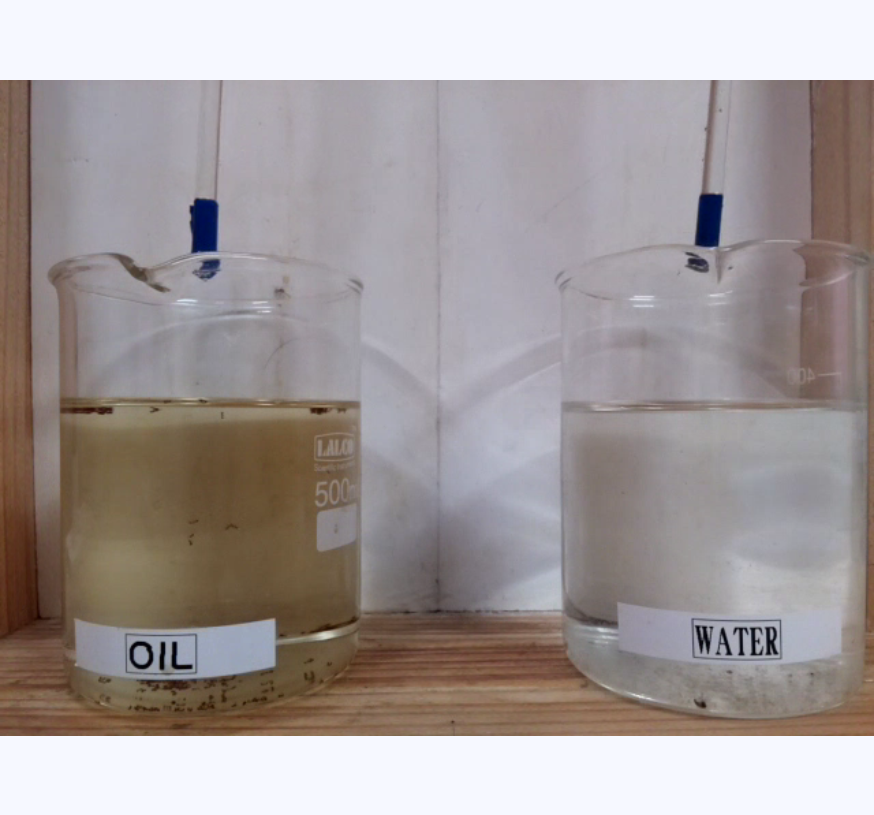
#> input picture moving_down_lab/screenshot_0.png, 874 x 815 px
$ python apparatus_level.py
#> lines starting #> are read from the running program, lines starting #| are printed output that depends on the picture; after the words box and inside, x2 and y2 are one past the last pixel; in counts of white or black regions, pixels touching at a corner belong together
import cv2
import os
import numpy as np

def get_liquid_levels(image_path):

#> called with image_path = 'moving_down_lab/screenshot_0.png'
    rectangles = [
        (45, 252, 316, 463),  # Rectangle for beaker 1
        (553, 249, 323, 472)  # Rectangle for beaker 2
    ]


    screenshot = cv2.imread(image_path)
#> screenshot is the input picture: shape (815, 874, 3); mean B, G, R 154.8, 155.1, 163

    liquid_levels = {}


    for idx, rect in enumerate(rectangles):
        x, y, w, h = rect

        roi = screenshot[y:y+h, x:x+w]

        # Convert the ROI to grayscale
        gray_roi = cv2.cvtColor(roi, cv2.COLOR_BGR2GRAY)

        edges = cv2.Canny(gray_roi, threshold1=30, threshold2=150)

        lines = cv2.HoughLinesP(edges, 1, np.pi / 180, threshold=30, minLineLength=20, maxLineGap=7)

        liquid_level = None
        if lines is not None:
            for line in lines:
                x1, y1, x2, y2 = line[0]
                if y1 > (h // 2) and y2 > (h // 2):
                    liquid_level = y1
                    break
        if liquid_level is not None:
            liquid_level_percentage = ((h - (liquid_level - y)) / h) * 100
            liquid_levels[f"Beaker {idx + 1}"] = liquid_level_percentage
#> this loop made 2 passes
#> pass 1, in get_liquid_levels, `roi = screenshot[y:y+h, x:x+w]`:
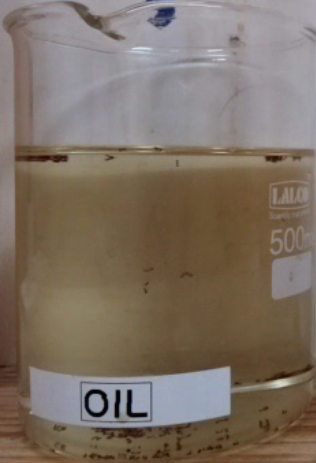
#> roi: shape (463, 316, 3); mean B, G, R 100.5, 112.8, 125.9
#> pass 1, in get_liquid_levels, `gray_roi = cv2.cvtColor(roi, cv2.COLOR_BGR2GRAY)`:
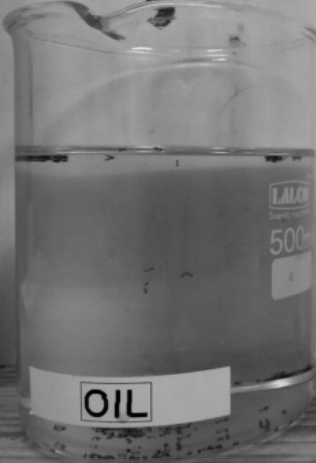
#> gray_roi: shape (463, 316); min 0, max 224, mean 115.3
#> pass 1, in get_liquid_levels, `edges = cv2.Canny(gray_roi, threshold1=30, threshold2=150)`:
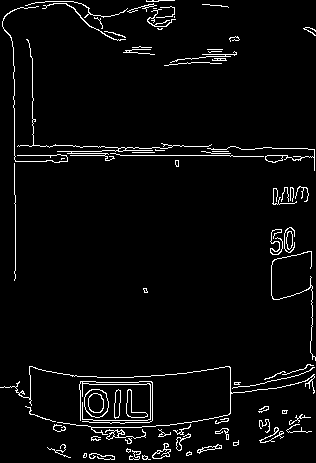
#> edges: shape (463, 316); 3.9% white in thin lines or dots
#> pass 2, in get_liquid_levels, `roi = screenshot[y:y+h, x:x+w]`:
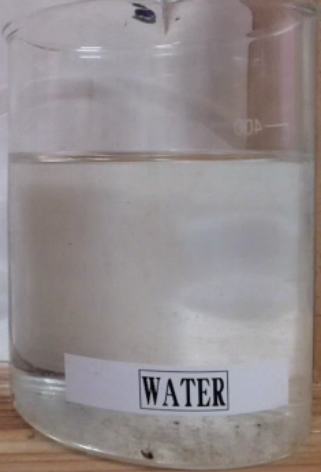
#> roi: shape (472, 321, 3); mean B, G, R 141.5, 140.4, 147.6
#> after the loop:
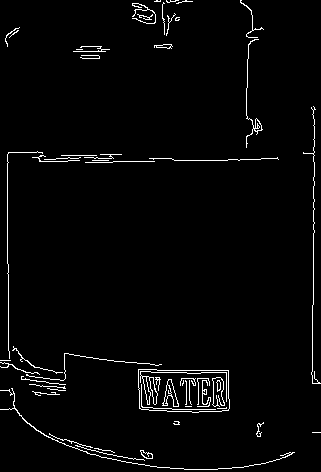
#> edges: shape (472, 321); 2.6% white in thin lines or dots
#> after the loop:
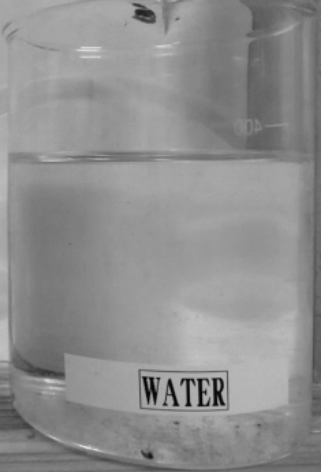
#> gray_roi: shape (472, 321); min 1, max 226, mean 142.7
#> after the loop, liquid_levels = {'Beaker 1': 71.92, 'Beaker 2': 73.94}

    return liquid_levels


screenshot_path = 'moving_down_lab/screenshot_0.png'
liquid_levels = get_liquid_levels(screenshot_path)
#> liquid_levels = {'Beaker 1': 71.92, 'Beaker 2': 73.94}
# print(liquid_levels)

$ run again, with moving_down_lab/screenshot_1.png copied over moving_down_lab/screenshot_0.png
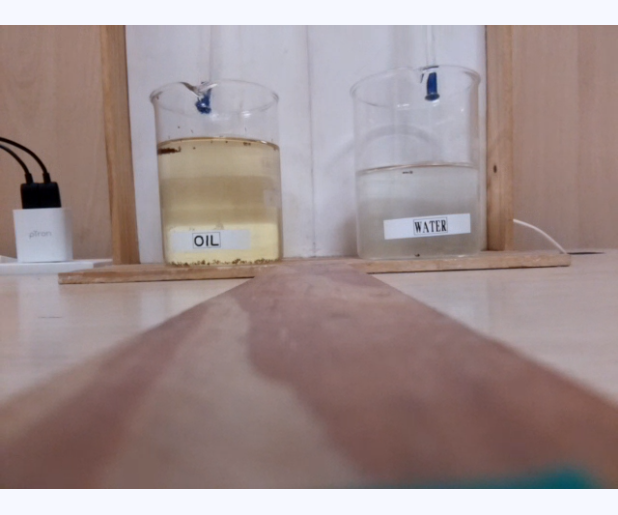
#> input picture moving_down_lab/screenshot_1.png, 618 x 515 px
#> in get_liquid_levels, screenshot is the input picture: shape (515, 618, 3); mean B, G, R 142.4, 143.1, 159.7
#> the loop in get_liquid_levels, `for idx, rect in enumerate(rectangles):` made 2 passes
#> lines on pass 2: [[0, 239, 58, 239], [6, 3, 47, 3], [8, 5, 47, 5]]
#> pass 1, in get_liquid_levels, `edges = cv2.Canny(gray_roi, threshold1=30, threshold2=150)`:
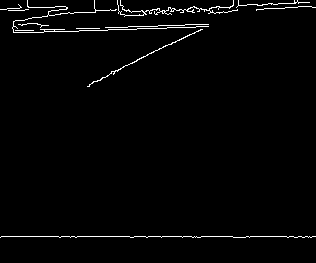
#> edges: shape (263, 316); 1.9% white in thin lines or dots
#> after the loop in get_liquid_levels, `for idx, rect in enumerate(rectangles):`:
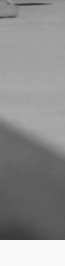
#> gray_roi: shape (266, 65); min 51, max 248, mean 142
#> after the loop in get_liquid_levels, `for idx, rect in enumerate(rectangles):`: liquid_levels = {'Beaker 1': 103.5, 'Beaker 2': 102.1}

$ run again, with moving_down_lab/screenshot_11.png copied over moving_down_lab/screenshot_0.png
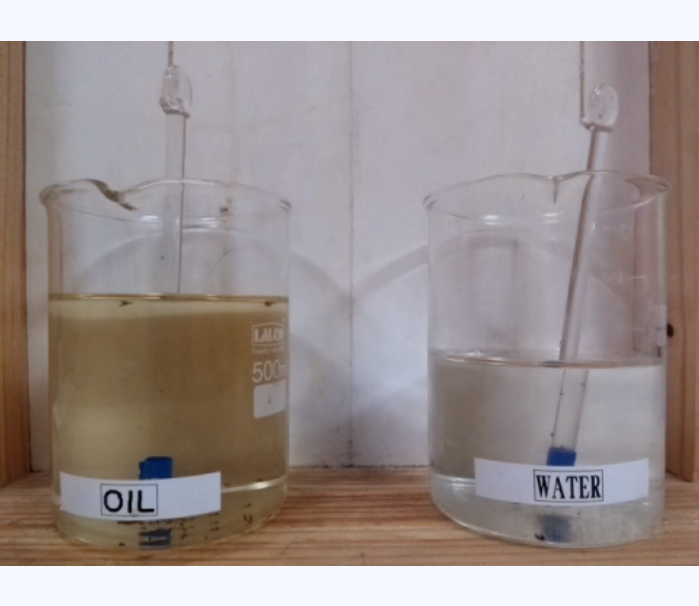
#> input picture moving_down_lab/screenshot_11.png, 699 x 606 px
#> in get_liquid_levels, screenshot is the input picture: shape (606, 699, 3); mean B, G, R 146.5, 147.7, 158.2
#> the loop in get_liquid_levels, `for idx, rect in enumerate(rectangles):` made 2 passes
#> pass 1, in get_liquid_levels, `edges = cv2.Canny(gray_roi, threshold1=30, threshold2=150)`:
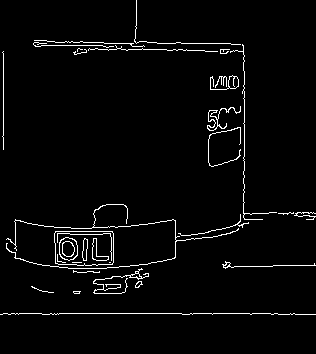
#> edges: shape (354, 316); 3% white in thin lines or dots, all inside (x1, y1, x2, y2) = (0, 0, 316, 315)
#> after the loop in get_liquid_levels, `for idx, rect in enumerate(rectangles):`:
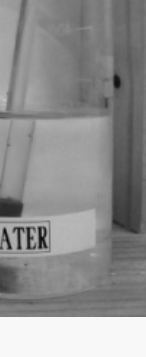
#> gray_roi: shape (357, 146); min 9, max 248, mean 142.8
#> after the loop in get_liquid_levels, `for idx, rect in enumerate(rectangles):`: liquid_levels = {'Beaker 1': 86.83, 'Beaker 2': 85.81}
